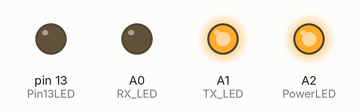
Simulated run of this sketch. Board: Arduino Mega 2560, built with avr-gcc and run on an emulated ATmega2560. Shown: output pins drawn as LEDs (lit = HIGH).

Above: at 0.1 s.
At 0.5 s:
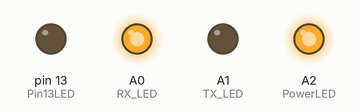
At 1.7 s:
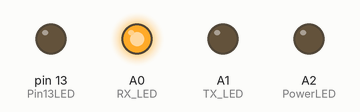
At 3.1 s:
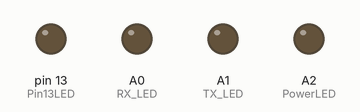
At 6.1 s:
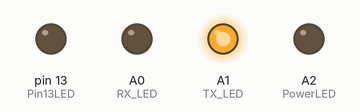
At 12.1 s:
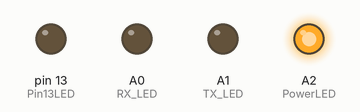
Timing chart, 0 to 13.6 s (numbered marks = the images above):
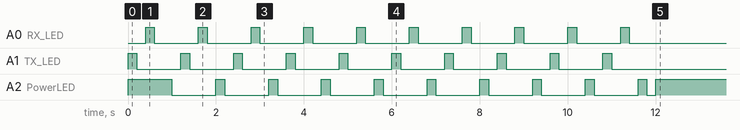

The sketch:

DUE_EvenParity-XBEE_868_Node_Released_V51.ino
```cpp
 /* DUO VERSION
 =================================================================================
  XBEE 868Mhz -  RS485 Node Transparent Mode - With RX/TX and power LEDs
 =================================================================================
    - Pin 20 used for RS485 direction control
    - Pin 13 turned off
    - Pin A1 LED blinks when data is transmitted
    - Pin A0 LED blinks when data is received
    - Pin A2 Software power indicator LED
 =================================================================================
  Written for the Arduino DUO Board.
  Richard Wilson
  AKVA Group Scotland Ltd
  Software Revision 5.0.1 Released
  Parity Version (868Mhz Xbee) with commands
 =================================================================================
*/

#define XBEE_RX 16              // Serial Receive pin (RS485 R Pin)
#define XBEE_TX 17              // Serial Transmit pin (RS485 D Pin)
#define SSerialTxControl 20     // RS485 Direction control (Pin 20)
#define RS485Transmit HIGH      // define constant HIGH
#define RS485Receive LOW        // define constant LOW
#define Pin13LED 13             // define flag pin

#define RX_LED A0               // define receive LED pin (BLUE)
#define TX_LED A1               // define transmit LED pin (GREEN)
#define PowerLED A2             // define software power LED pin (RED)
#define IsMaster 12             // Master / Slave Jumper  HIGH = Slave Mode


byte byteFromXBEE;
byte byteFromRS485;
byte Send2Xbee;
byte Send2RS485;

int PingFlag = 0;
int i = 0;
bool skipThisSend = false;
int DayCounter = 0;
unsigned long milliSeconds;


void LoopLEDs()
{
  for (i=0; i < 10; i++)
  {
    digitalWrite(TX_LED, 1);
    delay(200);
    digitalWrite(TX_LED, 0);
    delay(200);
    digitalWrite(RX_LED, 1);
    delay(200);
    digitalWrite(RX_LED, 0);
    delay(200);
    digitalWrite(PowerLED, 1);
    delay(200);
    digitalWrite(PowerLED, 0);
    delay(200);
  }

   digitalWrite(TX_LED, 0);
   digitalWrite(RX_LED, 0);
   digitalWrite(PowerLED, 1);
}


void setup()
{
   pinMode(Pin13LED, OUTPUT);                           // setup IO pins
   pinMode(RX_LED, OUTPUT);
   pinMode(TX_LED, OUTPUT);
   pinMode(PowerLED, OUTPUT);
   pinMode(SSerialTxControl, OUTPUT);
   pinMode(IsMaster,INPUT_PULLUP);                      // LOW = Master   (default HIGH using no jumper with pullups)

  // Serial.begin(9600);                                  // P USB Port
   Serial1.begin(9600,SERIAL_8E1);                      // RS485 Port (Sensor)
   Serial2.begin(9600);                                 // XBEE Port (XBEE)
   digitalWrite(SSerialTxControl, RS485Receive);        // Set RS485 Testing only
   digitalWrite(PowerLED,HIGH);                         // Turn on power LED
   digitalWrite(TX_LED,LOW);                            // Turn off power LED
   digitalWrite(RX_LED,LOW);                            // Turn off power LED
   digitalWrite(Pin13LED,LOW);                          // Turn off Pin 13 LED

   LoopLEDs();                                          // LT Leds and wait for connections to stabilise
}


void loop() {

//  Each character takes 104 microseconds to transmit

 delayMicroseconds(500); // MUST BE 500 for AKVA CONNECT !!!

  // RS485 Port Read  ==============================================
  if (Serial1.available())
  {
    Send2Xbee = Serial1.read();                     // Read the byte
    digitalWrite(RX_LED, HIGH);                     // Show activity
    delayMicroseconds(80);
    Serial2.write(Send2Xbee);
    //delayMicroseconds(1200); // was 80
    digitalWrite(RX_LED, LOW);
  }

  // XBee Port Read  ===============================================
  if (Serial2.available())
  {
    digitalWrite(TX_LED, HIGH);
    digitalWrite(SSerialTxControl, RS485Transmit);      // Disable RS485 Transmit
    Send2RS485 = Serial2.read();                        // Read the byte
    //delayMicroseconds(1200);
    Serial1.write(Send2RS485);                         // Send btye to RS485
    delayMicroseconds(2000);                           // <<< -- Vital must be at least 2000 (AKVA COPNNECT)
    digitalWrite(SSerialTxControl, RS485Receive);      // reset RS485 to receive
    digitalWrite(TX_LED, LOW);
  }
  else
  {
     digitalWrite(SSerialTxControl, RS485Receive);      // reset RS485 to receive
     delayMicroseconds(2000);                           // <<< -- Vital must be at least 2000 (AKVA COPNNECT)
  }

}
```
